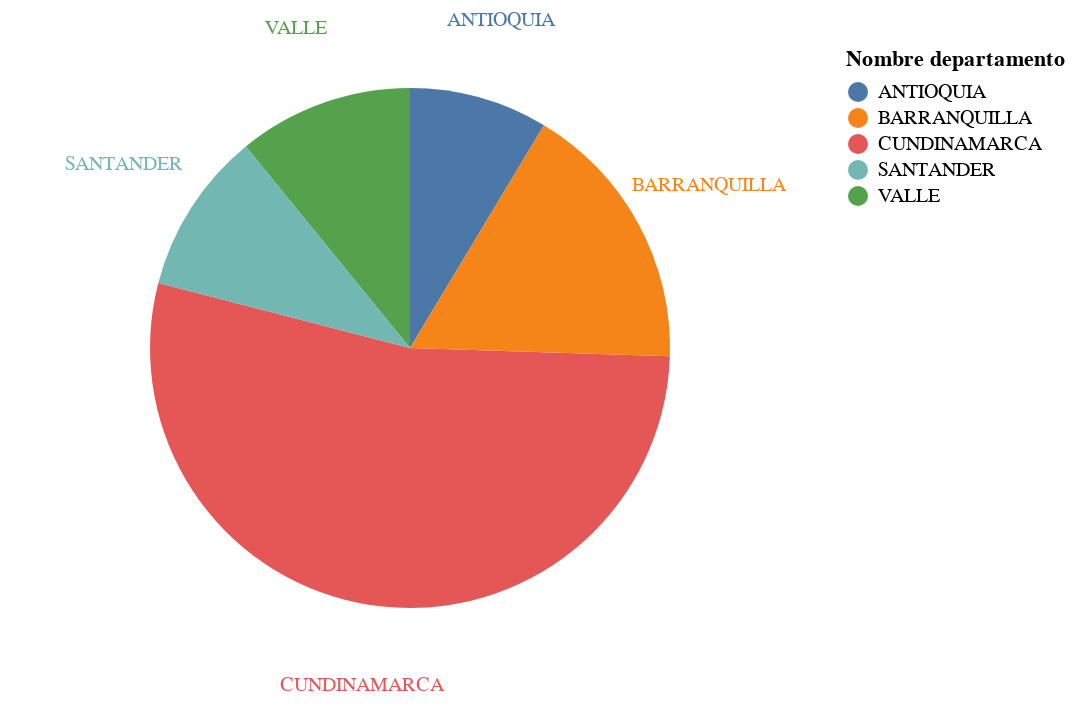

The cell this chart's notebook holds for it:
### Code cell
base = alt.Chart(top_5th_departments_normalized).encode(
    theta=alt.Theta("Casos normalizados:Q", stack=True), color=alt.Color("Nombre departamento:N")
)

pie = base.mark_arc(outerRadius=130)
text = base.mark_text(radius=170, size=10).encode(text="Nombre departamento:N")

pie + text

### Figure 1 — Vega-Lite specification as saved in the notebook (floating-point values rounded to 4 significant figures)
{"config": {"view": {"continuousWidth": 400, "continuousHeight": 300}}, "layer": [{"mark": {"type": "arc", "outerRadius": 130}, "encoding": {"color": {"field": "Nombre departamento", "type": "nominal"}, "theta": {"field": "Casos normalizados", "stack": true, "type": "quantitative"}}}, {"mark": {"type": "text", "radius": 170, "size": 10}, "encoding": {"color": {"field": "Nombre departamento", "type": "nominal"}, "text": {"field": "Nombre departamento", "type": "nominal"}, "theta": {"field": "Casos normalizados", "stack": true, "type": "quantitative"}}}], "data": {"name": "data-7afd29da91a24b01deeeac4fc3e21e6a"}, "$schema": "https://vega.github.io/schema/vega-lite/v4.17.0.json", "datasets": {"data-7afd29da91a24b01deeeac4fc3e21e6a": [{"Nombre departamento": "CUNDINAMARCA", "Casos": 327148, "Poblacion": 2919000, "Casos normalizados": 0.1121}, {"Nombre departamento": "ANTIOQUIA", "Casos": 115585, "Poblacion": 6407000, "Casos normalizados": 0.01804}, {"Nombre departamento": "VALLE", "Casos": 101942, "Poblacion": 4476000, "Casos normalizados": 0.02278}, {"Nombre departamento": "SANTANDER", "Casos": 46198, "Poblacion": 2185000, "Casos normalizados": 0.02114}, {"Nombre departamento": "BARRANQUILLA", "Casos": 42667, "Poblacion": 1206000, "Casos normalizados": 0.03538}]}}
